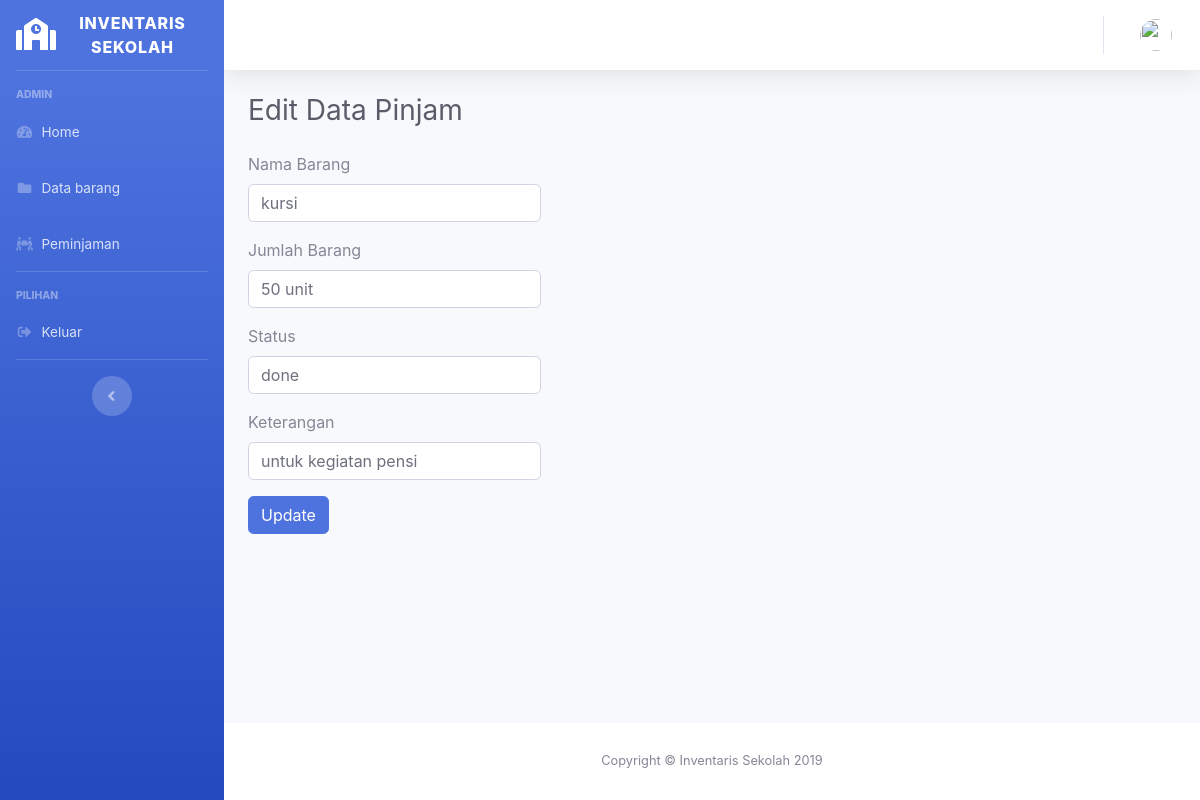
/admin/edit_pinjam/3, run on the app's committed database.
### tables this page shows
CREATE TABLE `data_pinjam` (
  `id` int(11) NOT NULL,
  `nama_barang` varchar(200) NOT NULL,
  `jumlah_barang` varchar(200) NOT NULL,
  `waktu` varchar(128) NOT NULL,
  `status` varchar(128) NOT NULL,
  `keterangan` varchar(128) NOT NULL
);

### application/controllers/Admin.php (called while the page is built, shortened)
<?php
class Admin extends CI_Controller
{
    public function __construct()
    {
        $this->load->model('m_barang');
    }
    public function edit_pinjam($id)
    {
        $where = array('id' => $id);
        $data['admin'] = $this->m_barang->edit_data_pinjam($where, 'data_pinjam')->result();
        $data['title'] = 'Edit Data Pinjam';
        $data['user'] = $this->db->get_where('user', ['email' =>
        $this->session->userdata('email')])->row_array();
        $this->load->view('templates/header', $data);
        $this->load->view('templates/sidebar', $data);
        $this->load->view('templates/topbar', $data);
        $this->load->view('admin/edit_pinjam', $data);
        $this->load->view('templates/footer');
    }
}

### index.php (called while the page is built, shortened)
<?php
require_once BASEPATH.'core/CodeIgniter.php';

### application/models/m_barang.php (called while the page is built, shortened)
<?php
class M_barang extends CI_Model
{
    public function edit_data_pinjam($where, $table)
    {
        return $this->db->get_where($table, $where);
    }
}

### application/views/admin/edit_pinjam.php (the view, shortened to what this page needs)
<div class="container-fluid">
    <h1 class="h3 mb-4 text-gray-800"><?= $title; ?></h1>
    <div class="row">
        <div class="col-lg-4">
            <?php foreach ($admin as $a) : ?>
                <form class="admin" method="post" action="<?= base_url('admin/edit_data_pinjam'); ?>">
                    <div class="form-group">
                        <label>Nama Barang</label>
                        <input type="text" class="form-control" id="nama_barang" name="nama_barang" value="<?= $a->nama_barang; ?>">
                    </div>
                    <div class="form-group">
                        <label>Jumlah Barang</label>
                        <input type="text" class="form-control" id="jumlah_barang" name="jumlah_barang" value="<?= $a->jumlah_barang; ?>">
                    </div>
                    <div class=" form-group">
                        <label>Status</label>
                        <input type="text" class="form-control" id="status" name="status" value="<?= $a->status; ?>">
                    </div>
                    <div class=" form-group">
                        <label>Keterangan</label>
                        <input type="text" class="form-control" id="keterangan" name="keterangan" value="<?= $a->keterangan; ?>">
                    </div>
                    <button type=" submit" class="btn btn-primary">Update</button>
                <?php endforeach; ?>
                </form>
        </div>
    </div>
</div>
</div>

### data on the page
data_pinjam: nama_barang "kursi", jumlah_barang "50 unit", status "done", keterangan "untuk kegiatan pensi"

### other printed values
$title "Edit Data Pinjam"
